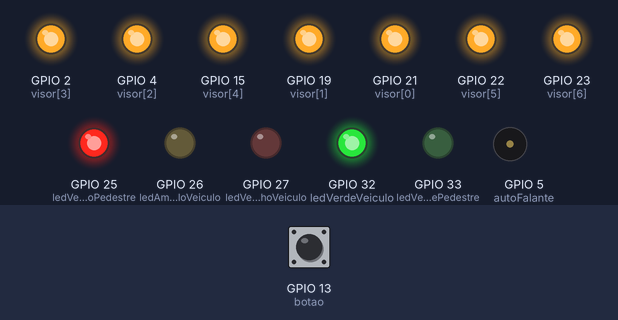
Bench run of a sketch on a simulated ESP32. On the bench: output pins drawn as LEDs (lit = HIGH), buzzer (waves = sounding). The inputs (shaded band) are chosen by the test bench; at power-on: GPIO 13 (botao) HIGH.

Above: at 1.2 s.
1.3 s: GPIO 13 (botao) pulled LOW for 0.15 s
At 4.3 s:
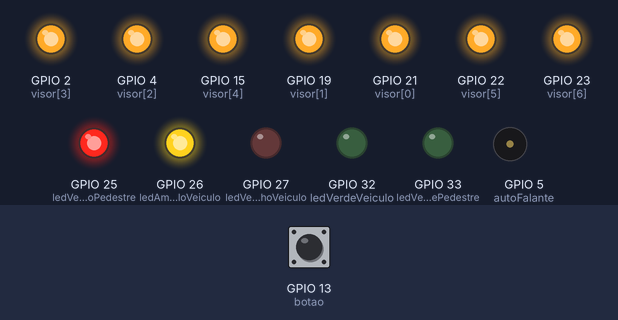
4.4 s: GPIO 13 (botao) pulled LOW for 3.2 s
At 6.4 s:
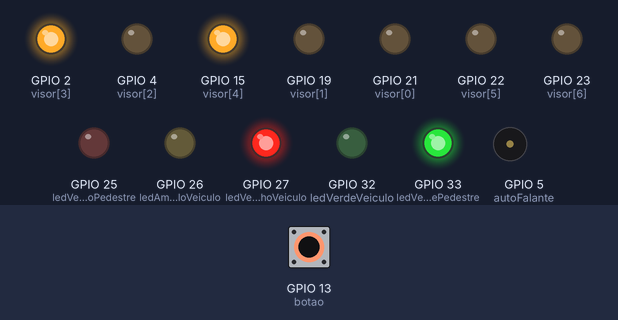
9.5 s: GPIO 13 (botao) pulled LOW for 1 s
At 11.4 s:
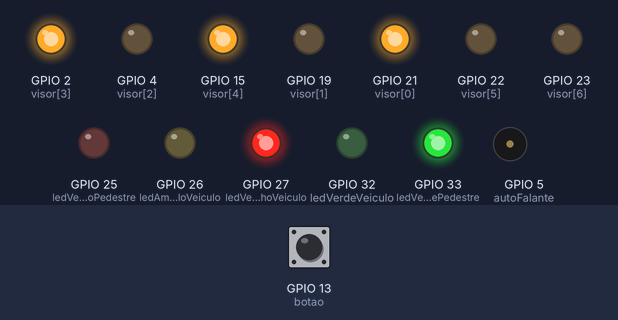
13.5 s: GPIO 13 (botao) pulsed LOW 2 times (0.12 s each, 0.3 s apart)
16.5 s: GPIO 13 (botao) pulled LOW for 1 s
At 21.4 s:
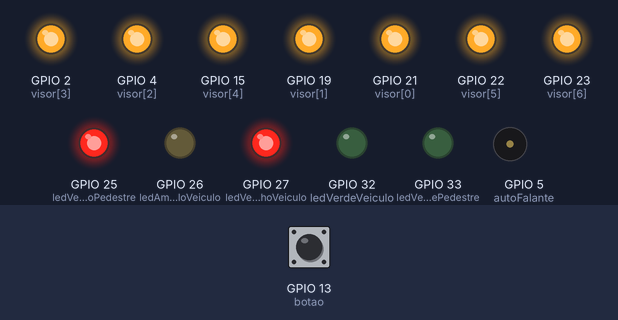
23.5 s: GPIO 13 (botao) pulled LOW for 1 s
Timing chart, 0 to 27.5 s (numbered marks = the images above; inputs shaded):
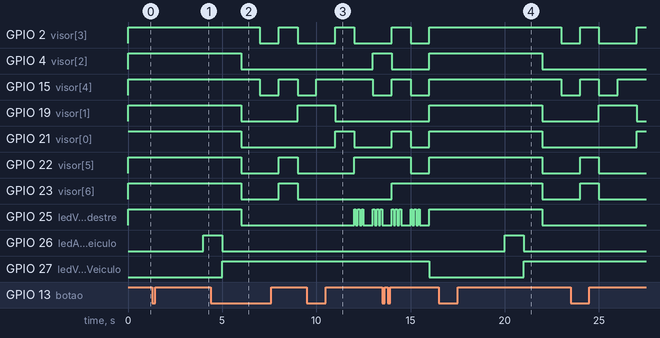

The sketch:

main.ino
```cpp
// Configuração de variáveis e seus pinos
// Speaker
int autoFalante = 5;

// Nota com tom agudo
#define NOTE_FS5 740

// Botão
int botao = 13;

// LEDs do semáforo de veículos, na ordem verde, amarelo e vermelho
int ledVermelhoVeiculo = 27;
int ledAmareloVeiculo = 26;
int ledVerdeVeiculo = 32;

// LEDs do semáforo de pedestres, na ordem verde e vermelho
int ledVermelhoPedestre = 25;
int ledVerdePedestre = 33;

// LEDs de visor de 7 segmentos com seu respectivo pino
//                A   B  C  D   E   F   G
int visor[7]  = {21, 19, 4, 2, 15, 22, 23};

// Números exibidos no display, sendo 0 valor alto (ligado) e 1 baixo (desligado)
//                      A  B  C  D  E  F  G
int numeros[10][7] = {  0, 0, 0, 0, 0, 0, 1,      // zero
                        1, 0, 0, 1, 1, 1, 1,      // um
                        0, 0, 1, 0, 0, 1, 0,      // dois
                        0, 0, 0, 0, 1, 1, 0,      // três
                        1, 0, 0, 1, 1, 0, 0,      // quatro
                        0, 1, 0, 0, 1, 0, 0,      // cinco
                        0, 1, 0, 0, 0, 0, 0,      // seis
                        0, 0, 0, 1, 1, 1, 1,      // sete
                        0, 0, 0, 0, 0, 0, 0,      // oito
                        0, 0, 0, 1, 1, 0, 0       // nove
                     };

int tempoDelay = 1000;             // Delay entre os semáforos; padrão: 1500
int tempoDisplay = 1000;          // padrão: 1000
int tempoVerdeVeiculo = 10;        // Tempo em segundos; padrão: 10
int tempoVerdePedestre = 2000;    // padrão: 2000
int contagemRegressiva = 9;       // Tempo em segundos; máximo: 9; padrão: 9
boolean botaoPressionado = false;

// Variáveis para manter registro do tempo de interrupções recentes
unsigned long tempoBotao = 0;
unsigned long tempoUltimoBotao = 0;

/**
* Método de interrupção do botão com debouncing em software
*/
void IRAM_ATTR botaoInterrupdor() {
  tempoBotao = millis();
  if (tempoBotao - tempoUltimoBotao > 250 && digitalRead(ledVerdeVeiculo)) {
    botaoPressionado = true;
    tempoUltimoBotao = tempoBotao;
  }
}

void setup() {
  Serial.begin(115200);
  for (int i = 0; i < 7; i++) {
    pinMode(visor[i], OUTPUT);
  }

  pinMode(ledVermelhoVeiculo, OUTPUT);
  pinMode(ledAmareloVeiculo, OUTPUT);
  pinMode(ledVerdeVeiculo, OUTPUT);
  pinMode(ledVermelhoPedestre, OUTPUT);
  pinMode(ledVerdePedestre, OUTPUT);

  pinMode(autoFalante, OUTPUT);

  pinMode(botao, INPUT_PULLUP);

  attachInterrupt(botao, botaoInterrupdor, RISING);
}

void loop() {

  apagaSegmentos();

  digitalWrite(ledVermelhoPedestre, HIGH);

  verdeVeiculo();
  if (botaoPressionado) {
    botaoPressionado = false;
  }
  semaforoVeiculo();
  semaforoPedestre();
}

void verdeVeiculo() {
  // Desliga vermelho
  digitalWrite(ledVermelhoVeiculo, LOW);

  // Pisca verde com um intervalo de 10 segundos apenas se o botão não foi
  // pressionado
  digitalWrite(ledVerdeVeiculo, HIGH);

  // Verifica a cada segundo se o botão foi pressionado. Caso verdadeiro, um
  // intervalo de 3 segundos é executado para que os leds amarelo e vermelho liguem
  for(int i = 0; i < tempoVerdeVeiculo; i++) {
    if (botaoPressionado) {
      delay(tempoVerdePedestre);
      break;
    }
    else {
      delay(1000);
    }
  }
}

void semaforoVeiculo() {
  // Desliga verde
  digitalWrite(ledVerdeVeiculo, LOW);

  // Pisca amarelo
  digitalWrite(ledAmareloVeiculo, HIGH);
  delay(tempoDelay);
  digitalWrite(ledAmareloVeiculo, LOW);

  // Liga vermelho
  digitalWrite(ledVermelhoVeiculo, HIGH);
  delay(tempoDelay);
}

void semaforoPedestre() {
  // Desliga vermelho
  digitalWrite(ledVermelhoPedestre, LOW);

  // Liga verde
  digitalWrite(ledVerdePedestre, HIGH);
  contador();
  digitalWrite(ledVerdePedestre, LOW);
}

void apagaSegmentos() {
  for (int j = 0; j < 7; j++) {
    digitalWrite(visor[j], 1);
  }
}

void contador() {

  int tempoTotal = 0;

  for (int i = contagemRegressiva; i >= 0; i--) {
    tempoTotal = tempoDisplay;

    for (int j = 0; j < 7; j++) {
      digitalWrite(visor[j], numeros[i][j]);
    }
    // Quando estiver faltando apenas 3 segundos, o vermelho do pedestre pisca, o
    // verde é desligado e o bip se intensifica.
    if (i <= 3) {
      // Desliga verde
      digitalWrite(ledVerdePedestre, LOW);

      // Pisca vermelho
      for(int k = 0; k < 3; k++) {
        digitalWrite(ledVermelhoPedestre, HIGH);
        delay(100);
        digitalWrite(ledVermelhoPedestre, LOW);
        delay(100);
        tone(autoFalante, NOTE_FS5, 50);
      }

      // Compensa tempo perdido
      tempoTotal = tempoDisplay - 600;
    }
    else {
      // Bip
      tone(autoFalante, NOTE_FS5, 125);
    }

    delay(tempoTotal);
  }
  apagaSegmentos();
}
```

Measured:
- after the input at 1.3 s, GPIO 26 (ledAmareloVeiculo): LOW → HIGH after 2.7 s; GPIO 32 (ledVerdeVeiculo): HIGH → LOW after 2.7 s
- after the input at 16.5 s, GPIO 2 (visor[3]): HIGH → LOW after 6.5 s; GPIO 4 (visor[2]): HIGH → LOW after 5.5 s
- by itself, tone on GPIO 5 (autoFalante): alternates 740 Hz for 0.12 s and silent for 0.88 s
